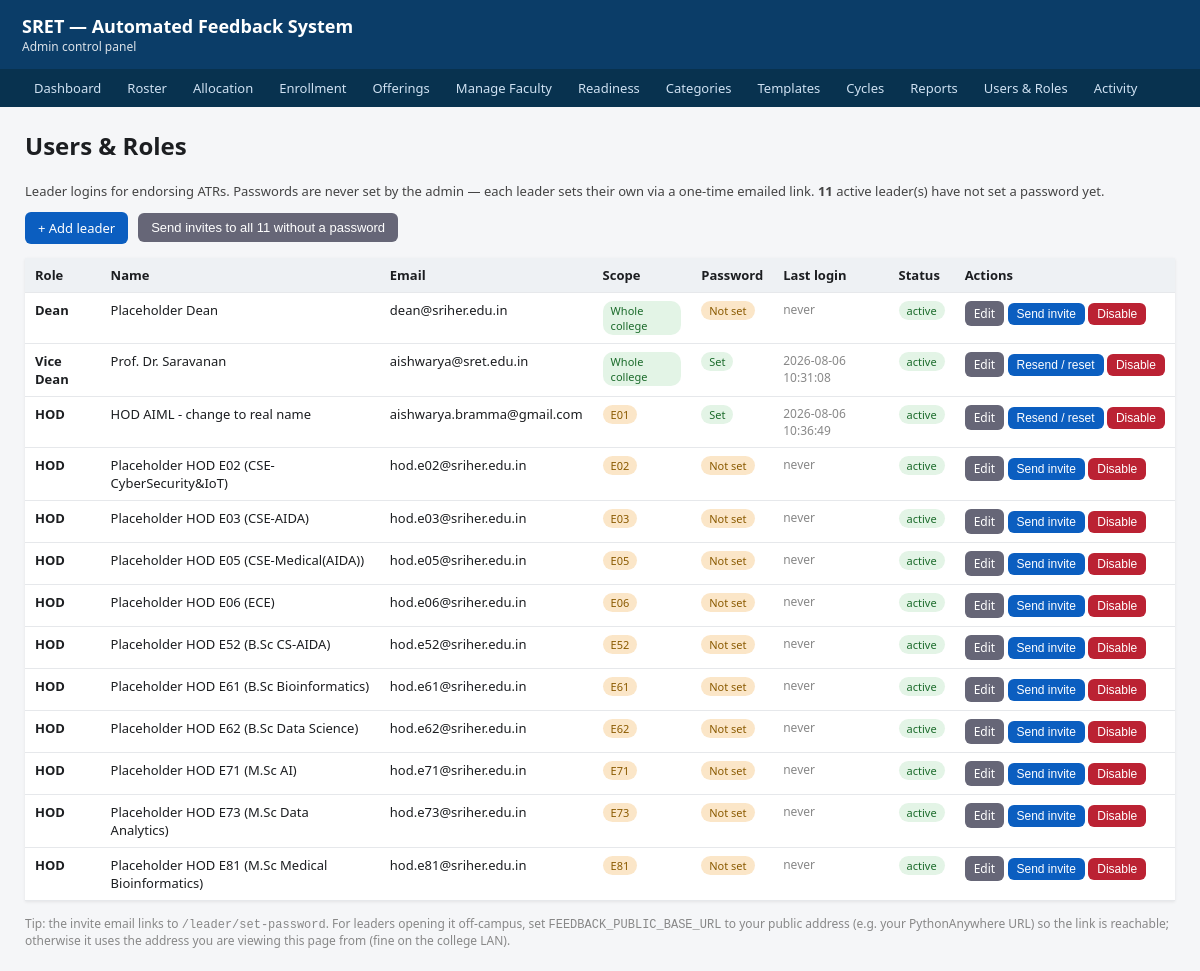
Screenshot of /admin/users with the database file from the repository.
### tables this page shows
CREATE TABLE app_user (
            id             INTEGER PRIMARY KEY AUTOINCREMENT,
            email          TEXT NOT NULL UNIQUE,
            name           TEXT,
            role           TEXT NOT NULL,            -- 'HOD' | 'VICE_DEAN' | 'DEAN'
            scope_dept_ids TEXT NOT NULL DEFAULT '', -- CSV of E-codes, or 'ALL' for whole college
            pw_hash        TEXT NOT NULL DEFAULT '', -- pbkdf2_hmac hash; '' until the user sets it
            status         TEXT NOT NULL DEFAULT 'active', -- 'active' | 'disabled'
            last_login_at  TEXT,
            created_by     TEXT,
            created_at     TEXT NOT NULL DEFAULT (datetime('now'))
        );

### admin/users.py (the view)
@admin_bp.route("/users")
def users_list():
    master = get_master()
    rows = master.execute(
        "SELECT id, email, name, role, scope_dept_ids, "
        "       (pw_hash != '') AS has_pw, status, last_login_at, created_at "
        "FROM app_user"
    ).fetchall()
    master.close()
    users = sorted(
        rows,
        key=lambda r: (_ROLE_RANK.get(r["role"], 9),
                       r["scope_dept_ids"] or "", r["email"]))
    pending = sum(1 for r in users if r["status"] == "active" and not r["has_pw"])
    return render_template(
        "users_list.html",
        users=users, pending=pending,
        role_label=_ROLE_LABEL, dept_codes=Config.DEPT_CODES)

### activity_log.py (called while the page is built, shortened)
def _should_log(response):
    if request.blueprint == "student":
        return False
    if request.endpoint == "static" or request.endpoint is None:
        return False
    if request.method in _MUTATING_METHODS:
        return True
    if request.endpoint in SENSITIVE_GET:
        return True
    return False

def _after_request(response):
    try:
        if not _should_log(response):
            return response
    except Exception as exc:            # noqa: BLE001 — the hook must be bullet-proof
        print("activity_log: after_request hook error — %s" % exc, file=sys.stderr)
    return response

### db.py (called while the page is built)
def _configure(conn: sqlite3.Connection) -> sqlite3.Connection:
    conn.row_factory = sqlite3.Row
    conn.execute("PRAGMA journal_mode=WAL;")
    conn.execute("PRAGMA foreign_keys=ON;")
    conn.execute("PRAGMA synchronous=NORMAL;")
    return conn

def _ensure_data_dir() -> None:
    os.makedirs(Config.DATA_DIR, exist_ok=True)

def get_master() -> sqlite3.Connection:
    _ensure_data_dir()
    conn = sqlite3.connect(Config.MASTER_DB)
    return _configure(conn)

### templates/users_list.html (shortened to what this page needs)
{% extends "base.html" %}
{% block content %}
  <h2 style="margin-top:0">Users &amp; Roles</h2>
  <p class="stat">
    Leader logins for endorsing ATRs. Passwords are never set by the admin —
    each leader sets their own via a one-time emailed link.
    {% if pending %}
      <strong>{{ pending }}</strong> active leader(s) have not set a password yet.
    {% else %}
      All active leaders have set a password.
    {% endif %}
  </p>
  <div style="margin-bottom:14px; display:flex; gap:10px; flex-wrap:wrap; align-items:center">
    <a class="btn" href="{{ url_for('admin.user_new') }}">+ Add leader</a>
    {% if pending %}
      <form class="inline" method="post" action="{{ url_for('admin.user_invite_all') }}"
            onsubmit="return confirm('Email a set-password link to all {{ pending }} leader(s) without a password?');">
        <button class="btn grey" type="submit">
          Send invites to all {{ pending }} without a password
        </button>
      </form>
    {% endif %}
  </div>
  <table>
    <thead>
      <tr>
        <th>Role</th><th>Name</th><th>Email</th><th>Scope</th>
        <th>Password</th><th>Last login</th><th>Status</th><th>Actions</th>
      </tr>
    </thead>
    <tbody>
      {% for u in users %}
        <tr>
          <td><strong>{{ role_label.get(u.role, u.role) }}</strong></td>
          <td>{{ u.name or '—' }}</td>
          <td>{{ u.email }}</td>
          <td>
            {% if u.scope_dept_ids == 'ALL' %}
              <span class="pill ok">Whole college</span>
            {% else %}
              {% for code in u.scope_dept_ids.split(',') if code %}
                <span class="pill warn" title="{{ dept_codes.get(code, '') }}">{{ code }}</span>
              {% endfor %}
            {% endif %}
          </td>
          <td>
            {% if u.has_pw %}
              <span class="pill ok">Set</span>
            {% else %}
              <span class="pill warn">Not set</span>
            {% endif %}
          </td>
          <td class="muted">{{ u.last_login_at or 'never' }}</td>
          <td>
            {% if u.status == 'active' %}
              <span class="pill ok">active</span>
            {% else %}
              <span class="pill warn">disabled</span>
            {% endif %}
          </td>
          <td style="white-space:nowrap">
            <a class="btn small grey" href="{{ url_for('admin.user_edit', user_id=u.id) }}">Edit</a>
            {% if u.status == 'active' %}
              <form class="inline" method="post"
                    action="{{ url_for('admin.user_invite', user_id=u.id) }}">
                <button class="btn small" type="submit">
                  {{ 'Send invite' if not u.has_pw else 'Resend / reset' }}
                </button>
              </form>
            {% endif %}
            <form class="inline" method="post"
                  action="{{ url_for('admin.user_toggle', user_id=u.id) }}"
                  onsubmit="return confirm('{{ 'Disable' if u.status == 'active' else 'Enable' }} {{ u.email }}?');">
              <button class="btn small {{ 'danger' if u.status == 'active' else '' }}" type="submit">
                {{ 'Disable' if u.status == 'active' else 'Enable' }}
              </button>
            </form>
          </td>
        </tr>
      {% endfor %}
    </tbody>
  </table>
  <p class="muted" style="margin-top:14px">
    Tip: the invite email links to <code>/leader/set-password</code>. For leaders
    opening it off-campus, set <code>FEEDBACK_PUBLIC_BASE_URL</code> to your public
    address (e.g. your PythonAnywhere URL) so the link is reachable; otherwise it
    uses the address you are viewing this page from (fine on the college LAN).
  </p>
{% endblock %}

### templates/base.html (style rules this page uses)
body { font-family: system-ui, Arial, sans-serif; margin: 0; background:#f5f6f8; color:#1c1e21; }
table { border-collapse:collapse; width:100%; background:#fff; box-shadow:0 1px 3px rgba(0,0,0,.08); }
th, td { text-align:left; padding:8px 10px; border-bottom:1px solid #e6e8eb; font-size:13px; vertical-align:top; }
th { background:#eef1f4; position:sticky; top:0; }
.pill { display:inline-block; padding:2px 8px; border-radius:10px; font-size:11px; }
.pill.ok { background:#e3f4e6; color:#1b6b2b; }
.pill.warn { background:#fbe6c8; color:#8a5a00; }
a.btn, button.btn { display:inline-block; background:#0b5ec0; color:#fff; border:none; padding:7px 13px; border-radius:6px; font-size:13px; text-decoration:none; cursor:pointer; }
a.btn.small, button.btn.small { padding:4px 9px; font-size:12px; }
.stat { font-size:13px; color:#444; margin-bottom:12px; }
form.inline { display:inline; }
.btn.danger { background:#b23; }
.btn.grey { background:#667; }
.muted { color:#888; font-size:12px; }

### rows the page displays
app_user: get "Dean", name "Placeholder Dean", email "dean@sriher.edu.in", scope_dept_ids "Whole college", shows "Not set", last_login_at "never", shows "active", has_pw "Send invite", status "Disable"
app_user: get "Vice Dean", name "Prof. Dr. Saravanan", email "aishwarya@sret.edu.in", scope_dept_ids "Whole college", shows "Set", last_login_at "2026-08-06 10:31:08", shows "active", has_pw "Resend / reset", status "Disable"
app_user: get "HOD", name "HOD AIML - change to real name", email "aishwarya.bramma@gmail.com", scope_dept_ids "E01", shows "Set", last_login_at "2026-08-06 10:36:49", shows "active", has_pw "Resend / reset", status "Disable"
app_user: get "HOD", name "Placeholder HOD E02 (CSE-CyberSecurity&IoT)", email "hod.e02@sriher.edu.in", scope_dept_ids "E02", shows "Not set", last_login_at "never", shows "active", has_pw "Send invite", status "Disable"
app_user: get "HOD", name "Placeholder HOD E03 (CSE-AIDA)", email "hod.e03@sriher.edu.in", scope_dept_ids "E03", shows "Not set", last_login_at "never", shows "active", has_pw "Send invite", status "Disable"
app_user: get "HOD", name "Placeholder HOD E05 (CSE-Medical(AIDA))", email "hod.e05@sriher.edu.in", scope_dept_ids "E05", shows "Not set", last_login_at "never", shows "active", has_pw "Send invite", status "Disable"
app_user: get "HOD", name "Placeholder HOD E06 (ECE)", email "hod.e06@sriher.edu.in", scope_dept_ids "E06", shows "Not set", last_login_at "never", shows "active", has_pw "Send invite", status "Disable"
app_user: get "HOD", name "Placeholder HOD E52 (B.Sc CS-AIDA)", email "hod.e52@sriher.edu.in", scope_dept_ids "E52", shows "Not set", last_login_at "never", shows "active", has_pw "Send invite", status "Disable"
app_user: get "HOD", name "Placeholder HOD E61 (B.Sc Bioinformatics)", email "hod.e61@sriher.edu.in", scope_dept_ids "E61", shows "Not set", last_login_at "never", shows "active", has_pw "Send invite", status "Disable"
app_user: get "HOD", name "Placeholder HOD E62 (B.Sc Data Science)", email "hod.e62@sriher.edu.in", scope_dept_ids "E62", shows "Not set", last_login_at "never", shows "active", has_pw "Send invite", status "Disable"
app_user: get "HOD", name "Placeholder HOD E71 (M.Sc AI)", email "hod.e71@sriher.edu.in", scope_dept_ids "E71", shows "Not set", last_login_at "never", shows "active", has_pw "Send invite", status "Disable"
app_user: get "HOD", name "Placeholder HOD E73 (M.Sc Data Analytics)", email "hod.e73@sriher.edu.in", scope_dept_ids "E73", shows "Not set", last_login_at "never", shows "active", has_pw "Send invite", status "Disable"
app_user: get "HOD", name "Placeholder HOD E81 (M.Sc Medical Bioinformatics)", email "hod.e81@sriher.edu.in", scope_dept_ids "E81", shows "Not set", last_login_at "never", shows "active", has_pw "Send invite", status "Disable"

### other values shown
{{ pending }} "11"
